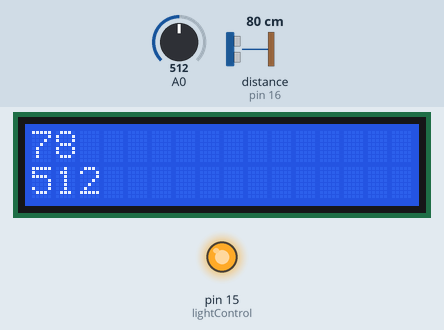
Recording of a sketch running on a simulated Arduino Uno, built with avr-gcc and run on an emulated ATmega328P. On the bench: 16×2 character LCD, output pins drawn as LEDs (lit = HIGH). Wiring (inferred from the names in the program): ultrasonic range finder: trigger pin 5; echo pin 16. Inputs (shaded band) come from the test bench; at power-on: distance to the obstacle (sensor on pin 16) 80 cm, A0 = 512. The echo pulse lasts 58.3 µs per cm; pins used as bus, display or sensor lines are not drawn; what the sketch prints to the serial monitor is not drawn.

Above: at 1.2 s.
1.3 s: distance to the obstacle (sensor on pin 16) set to 2 cm
At 15.2 s:
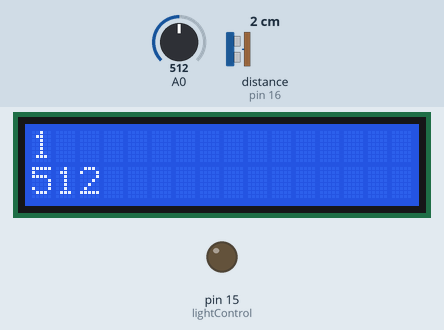
15.3 s: A0 set to 716
At 21.0 s:
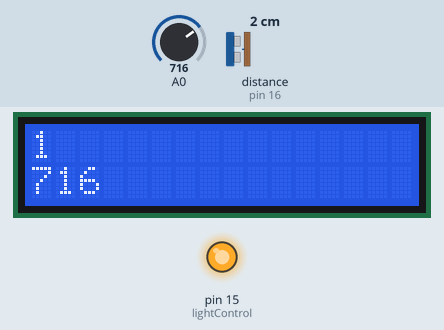
26.5 s: distance to the obstacle (sensor on pin 16) set to 4 cm
At 31.2 s:
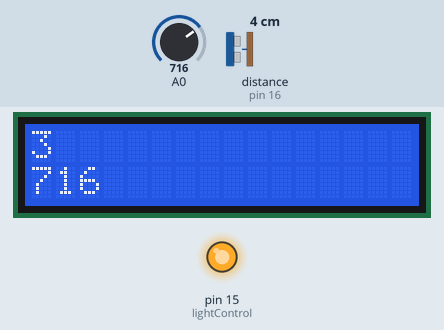
36.5 s: A0 set to 900
At 41.4 s:
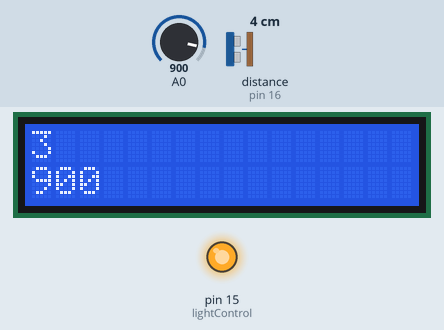
46.5 s: distance to the obstacle (sensor on pin 16) set to 9 cm
At 50.3 s:
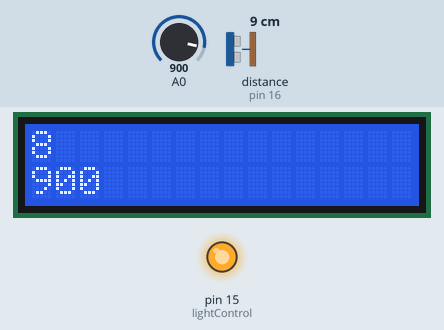
56.5 s: A0 set to 1023
At 60.5 s:
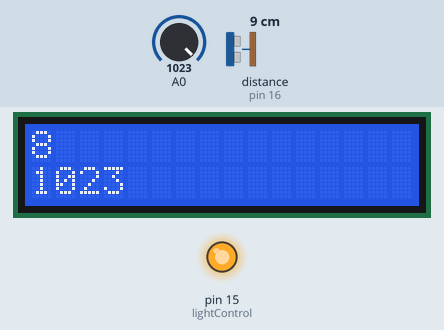
Timing chart, 0 to 66.6 s (numbered marks = the images above; inputs shaded):
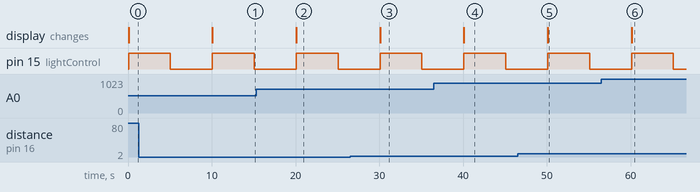

The sketch:

Integration.ino
```cpp
#include<LiquidCrystal.h>
LiquidCrystal lcd(12, 13, 4, 0, 2, 14);

// Pins
const int trigP = 5;
const int echoP = 16;
const int lightControl = 15;
const int pumpControl = 9;

// Results from sensors
long duration;
int distance;
int lightIntensity;

void setup() {


//  // UltraSonic
  pinMode(trigP,OUTPUT);
  pinMode(echoP,INPUT);

  pinMode(lightControl,OUTPUT);
  //pinMode(pumpControl,OUTPUT);

//  // LED
  lcd.begin(16,2);
  lcd.clear();
  Serial.begin(9600);

}

void loop() {

  // UltraSonic start
  digitalWrite(trigP,LOW);
  delayMicroseconds(2);
  digitalWrite(trigP,HIGH);
  delayMicroseconds(10);
  digitalWrite(trigP,LOW);

  duration = pulseIn(echoP,HIGH);
  distance = duration*0.034/2;
  // ultrasonic end-

  // LDR
  lightIntensity = (int) analogRead(A0);
  Serial.println(lightIntensity);
  Serial.println(distance);
  // LDR

  // LCD

  lcd.setCursor(0,0);
  lcd.print(distance);

  lcd.setCursor(0,1);
  lcd.print(lightIntensity);
  //LCD

//  // Relay Control

  // Light and Pump

  digitalWrite(lightControl,HIGH);
  delay(5000);

  digitalWrite(lightControl,LOW);
  delay(5000);


  lcd.clear();

}
```

Measured:
- after the input at 1.3 s, the display: first differs from a run without the input after 8.8 s (image 1)
- after the input at 15.3 s, the display: first differs from a run without the input after 4.8 s (image 2)
- after the input at 26.5 s, the display: first differs from a run without the input after 3.6 s (image 3)
- after the input at 36.5 s, the display: first differs from a run without the input after 3.6 s (image 4)
- after the input at 46.5 s, the display: first differs from a run without the input after 3.6 s (image 5)
- after the input at 56.5 s, the display: first differs from a run without the input after 3.6 s (image 6)
